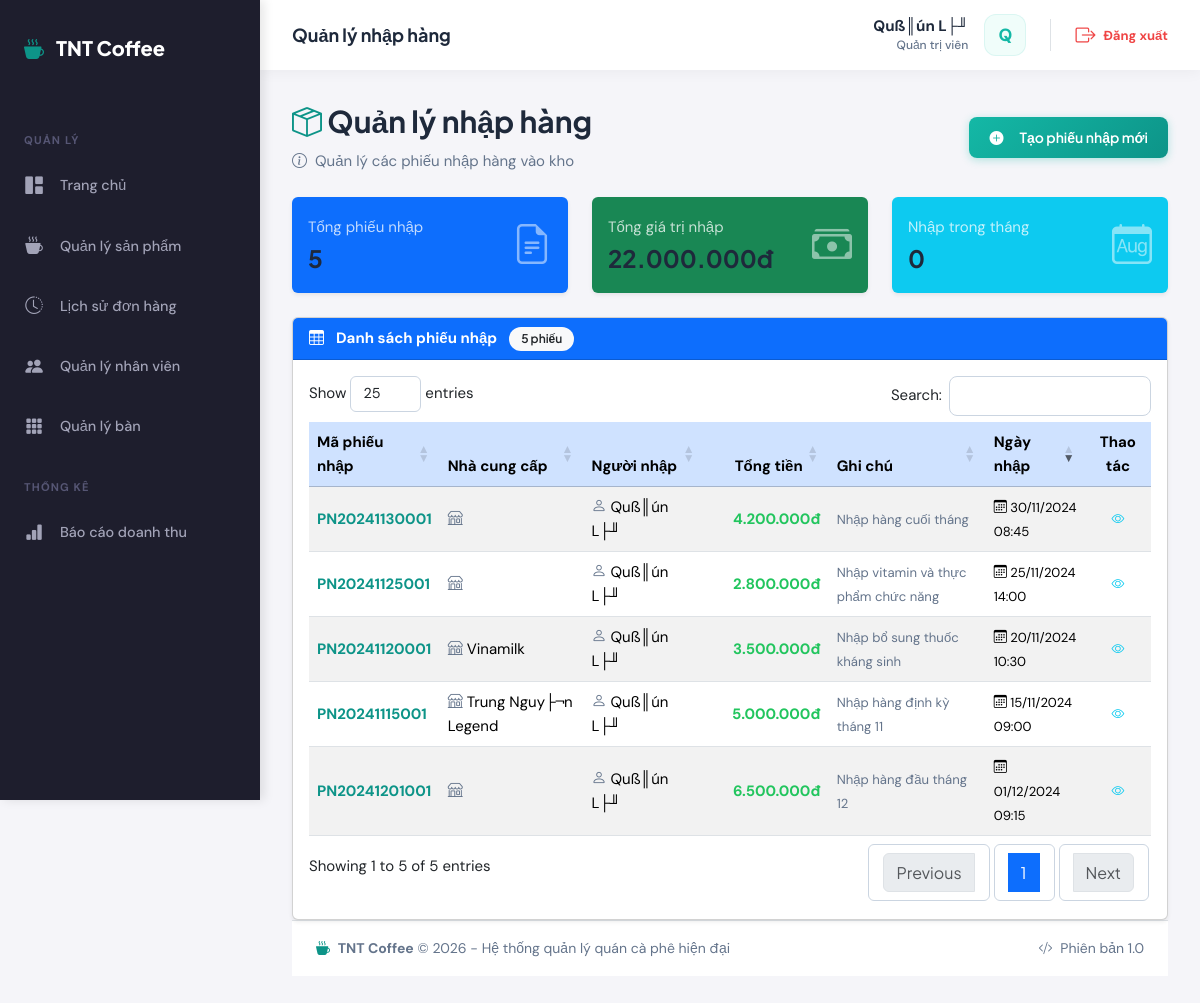
Screenshot of /admin/imports/index.php (signed in) with the database file from the repository.
### tables this page shows
CREATE TABLE `imports` (
  `id` int(11) NOT NULL AUTO_INCREMENT,
  `import_code` varchar(20) NOT NULL,
  `user_id` int(11) NOT NULL,
  `supplier_id` int(11) NOT NULL,
  `total_amount` decimal(12,2) NOT NULL,
  `note` text DEFAULT NULL,
  `created_at` timestamp NULL DEFAULT current_timestamp(),
  PRIMARY KEY (`id`),
  UNIQUE KEY `import_code` (`import_code`),
  KEY `user_id` (`user_id`),
  KEY `supplier_id` (`supplier_id`),
  CONSTRAINT `imports_ibfk_1` FOREIGN KEY (`user_id`) REFERENCES `users` (`id`),
  CONSTRAINT `imports_ibfk_2` FOREIGN KEY (`supplier_id`) REFERENCES `suppliers` (`id`)
);

CREATE TABLE `users` (
  `id` int(11) NOT NULL AUTO_INCREMENT,
  `username` varchar(50) NOT NULL,
  `password` varchar(255) NOT NULL,
  `full_name` varchar(100) NOT NULL,
  `gender` enum('Nam','Nß╗»','Kh├íc') DEFAULT 'Nam',
  `birth_date` date DEFAULT NULL,
  `address` varchar(255) DEFAULT NULL,
  `email` varchar(100) DEFAULT NULL,
  `phone` varchar(20) DEFAULT NULL,
  `shift` varchar(50) DEFAULT 'Ca s├íng',
  `rating` decimal(2,1) DEFAULT 5.0,
  `avatar` varchar(255) DEFAULT NULL,
  `role` enum('admin','employee') NOT NULL DEFAULT 'employee',
  `is_active` tinyint(1) NOT NULL DEFAULT 1,
  `status` varchar(20) DEFAULT '─Éang l├ám viß╗çc',
  `last_login` timestamp NULL DEFAULT NULL,
  `created_at` timestamp NULL DEFAULT current_timestamp(),
  `updated_at` timestamp NULL DEFAULT current_timestamp() ON UPDATE current_timestamp(),
  PRIMARY KEY (`id`),
  UNIQUE KEY `username` (`username`)
);

CREATE TABLE `suppliers` (
  `id` int(11) NOT NULL AUTO_INCREMENT,
  `name` varchar(100) NOT NULL,
  `phone` varchar(20) DEFAULT NULL,
  `email` varchar(100) DEFAULT NULL,
  `address` text DEFAULT NULL,
  `created_at` timestamp NULL DEFAULT current_timestamp(),
  `updated_at` timestamp NULL DEFAULT current_timestamp() ON UPDATE current_timestamp(),
  PRIMARY KEY (`id`),
  KEY `idx_name` (`name`)
);

### config/database.php (called while the page is built, shortened)
<?php
function executeQuery($pdo, $sql, $params = []) {
    try {
        $stmt = $pdo->prepare($sql);
        $stmt->execute($params);
        return $stmt;
    } catch (PDOException $e) {
        error_log("Query Error: " . $e->getMessage());
        throw $e;
    }
}
function fetchAll($pdo, $sql, $params = []) {
    $stmt = executeQuery($pdo, $sql, $params);
    return $stmt->fetchAll();
}

### admin/imports/index.php (the view, shortened to what this page needs)
<?php
require_once dirname(dirname(__DIR__)) . '/config/database.php';
try {
    $sql = "SELECT i.id, i.import_code, i.total_amount, i.note, i.created_at,
                   s.name as supplier_name,
                   u.full_name as user_name
            FROM imports i
            LEFT JOIN suppliers s ON i.supplier_id = s.id
            LEFT JOIN users u ON i.user_id = u.id
            ORDER BY i.created_at DESC";
    $imports = fetchAll($pdo, $sql);
} catch (PDOException $e) {
    error_log("Import List Error: " . $e->getMessage());
    $imports = [];
    setMessage('danger', 'Có lỗi khi tải danh sách phiếu nhập.');
}
$additionalCSS = '
<link rel="stylesheet" href="https://cdn.datatables.net/1.13.7/css/dataTables.bootstrap5.min.css">
';
require_once dirname(dirname(__DIR__)) . '/includes/header.php';
?>
<div class="row mb-4">
    <div class="col-12">
        <div class="d-flex justify-content-between align-items-center">
            <div>
                <h2 class="mb-2">
                    <i class="bi bi-box-seam text-primary"></i>
                    Quản lý nhập hàng
                </h2>
                <p class="text-muted mb-0">
                    <i class="bi bi-info-circle me-1"></i>
                    Quản lý các phiếu nhập hàng vào kho
                </p>
            </div>
            <div>
                <a href="<?php echo BASE_URL; ?>/admin/imports/create.php" class="btn btn-primary">
                    <i class="bi bi-plus-circle-fill me-2"></i>
                    Tạo phiếu nhập mới
                </a>
            </div>
        </div>
    </div>
</div>
<div class="row mb-4">
    <div class="col-md-4">
        <div class="card border-0 shadow-sm bg-primary text-white">
            <div class="card-body">
                <div class="d-flex justify-content-between align-items-center">
                    <div>
                        <p class="mb-1 opacity-75">Tổng phiếu nhập</p>
                        <h3 class="mb-0"><?php echo count($imports); ?></h3>
                    </div>
                    <div class="fs-1 opacity-50">
                        <i class="bi bi-file-earmark-text"></i>
                    </div>
                </div>
            </div>
        </div>
    </div>
    <div class="col-md-4">
        <div class="card border-0 shadow-sm bg-success text-white">
            <div class="card-body">
                <div class="d-flex justify-content-between align-items-center">
                    <div>
                        <p class="mb-1 opacity-75">Tổng giá trị nhập</p>
                        <h3 class="mb-0">
                            <?php
                            $totalValue = array_sum(array_column($imports, 'total_amount'));
                            echo number_format($totalValue, 0, ',', '.');
                            ?>đ
                        </h3>
                    </div>
                    <div class="fs-1 opacity-50">
                        <i class="bi bi-cash-stack"></i>
                    </div>
                </div>
            </div>
        </div>
    </div>
    <div class="col-md-4">
        <div class="card border-0 shadow-sm bg-info text-white">
            <div class="card-body">
                <div class="d-flex justify-content-between align-items-center">
                    <div>
                        <p class="mb-1 opacity-75">Nhập trong tháng</p>
                        <h3 class="mb-0">
                            <?php
                            $currentMonth = date('Y-m');
                            $monthlyImports = array_filter($imports, function($import) use ($currentMonth) {
                                return strpos($import['created_at'], $currentMonth) === 0;
                            });
                            echo count($monthlyImports);
                            ?>
                        </h3>
                    </div>
                    <div class="fs-1 opacity-50">
                        <i class="bi bi-calendar-month"></i>
                    </div>
                </div>
            </div>
        </div>
    </div>
</div>
<div class="card shadow-sm">
    <div class="card-header bg-primary text-white">
        <i class="bi bi-table me-2"></i>
        <strong>Danh sách phiếu nhập</strong>
        <span class="badge bg-light text-dark ms-2"><?php echo count($imports); ?> phiếu</span>
    </div>
    <div class="card-body">
        <?php if (empty($imports)): ?>
            <div class="text-center py-5">
                <i class="bi bi-inbox fs-1 text-muted"></i>
                <p class="mt-3 text-muted">Chưa có phiếu nhập nào trong hệ thống</p>
                <a href="<?php echo BASE_URL; ?>/admin/imports/create.php" class="btn btn-primary">
                    <i class="bi bi-plus-circle-fill me-2"></i>
                    Tạo phiếu nhập đầu tiên
                </a>
            </div>
        <?php else: ?>
            <div class="table-responsive">
                <table id="importsTable" class="table table-striped table-hover align-middle">
                    <thead class="table-primary">
                        <tr>
                            <th width="12%">Mã phiếu nhập</th>
                            <th width="18%">Nhà cung cấp</th>
                            <th width="15%">Người nhập</th>
                            <th width="15%" class="text-end">Tổng tiền</th>
                            <th width="20%">Ghi chú</th>
                            <th width="12%">Ngày nhập</th>
                            <th width="8%" class="text-center">Thao tác</th>
                        </tr>
                    </thead>
                    <tbody>
                        <?php foreach ($imports as $import): ?>
                        <tr>
                            <td>
                                <strong class="text-primary"><?php echo htmlspecialchars($import['import_code']); ?></strong>
                            </td>
                            <td>
                                <i class="bi bi-shop text-muted"></i>
                                <?php echo htmlspecialchars($import['supplier_name']); ?>
                            </td>
                            <td>
                                <i class="bi bi-person text-muted"></i>
                                <?php echo htmlspecialchars($import['user_name']); ?>
                            </td>
                            <td class="text-end">
                                <strong class="text-success">
                                    <?php echo number_format($import['total_amount'], 0, ',', '.'); ?>đ
                                </strong>
                            </td>
                            <td>
                                <?php if ($import['note']): ?>
                                    <small class="text-muted">
                                        <?php echo htmlspecialchars(substr($import['note'], 0, 50)); ?>
                                    </small>
                                <?php else: ?>
                                    <small class="text-muted">-</small>
                                <?php endif; ?>
                            </td>
                            <td>
                                <small>
                                    <i class="bi bi-calendar3"></i>
                                    <?php echo date('d/m/Y H:i', strtotime($import['created_at'])); ?>
                                </small>
                            </td>
                            <td class="text-center">
                                <a href="<?php echo BASE_URL; ?>/admin/imports/view.php?id=<?php echo $import['id']; ?>"
                                   class="btn btn-sm btn-outline-info"
                                   title="Xem chi tiết">
                                    <i class="bi bi-eye"></i>
                                </a>
                            </td>
                        </tr>
                        <?php endforeach; ?>
                    </tbody>
                </table>
            </div>
        <?php endif; ?>
    </div>
</div>
<?php require_once dirname(dirname(__DIR__)) . '/includes/footer.php'; ?>

### assets/css/style.css (style rules this page uses)
:root { --primary-50: #f0fdfa; --primary-100: #ccfbf1; --primary-200: #99f6e4; --primary-300: #5eead4; --primary-400: #2dd4bf; --primary-500: #14b8a6; --primary-600: #0d9488; --primary-700: #0f766e; --primary-800: #115e59; --primary-900: #134e4a; --accent-400: #fb923c; --accent-500: #f97316; --accent-600: #ea580c; --gray-50: #f8fafc; --gray-100: #f1f5f9; --gray-200: #e2e8f0; --gray-300: #cbd5e1; --gray-400: #94a3b8; --gray-500: #64748b; --gray-600: #475569; --gray-700: #334155; --gray-800: #1e293b; --gray-900: #0f172a; --success: #22c55e; --warning: #eab308; --danger: #ef4444; --info: #3b82f6; --font-display: 'Plus Jakarta Sans', sans-serif; --font-body: 'DM Sans', sans-serif; --shadow-sm: 0 1px 2px 0 rgb(0 0 0 / 0.05); --shadow: 0 1px 3px 0 rgb(0 0 0 / 0.1), 0 1px 2px -1px rgb(0 0 0 / 0.1); --shadow-md: 0 4px 6px -1px rgb(0 0 0 / 0.1), 0 2px 4px -2px rgb(0 0 0 / 0.1); --shadow-lg: 0 10px 15px -3px rgb(0 0 0 / 0.1), 0 4px 6px -4px rgb(0 0 0 / 0.1); --shadow-xl: 0 20px 25px -5px rgb(0 0 0 / 0.1), 0 8px 10px -6px rgb(0 0 0 / 0.1); --radius-sm: 0.375rem; --radius: 0.5rem; --radius-md: 0.75rem; --radius-lg: 1rem; --radius-xl: 1.5rem; --radius-full: 9999px; --transition-fast: 150ms cubic-bezier(0.4, 0, 0.2, 1); --transition: 200ms cubic-bezier(0.4, 0, 0.2, 1); --transition-slow: 300ms cubic-bezier(0.4, 0, 0.2, 1); }
*, *::before, *::after { box-sizing: border-box; margin: 0; padding: 0; }
html { scroll-behavior: smooth; }
body { font-family: var(--font-body); font-size: 15px; line-height: 1.6; color: var(--gray-700); background: linear-gradient(135deg, var(--gray-50) 0%, var(--primary-50) 100%); min-height: 100vh; -webkit-font-smoothing: antialiased; -moz-osx-font-smoothing: grayscale; }
h1, h2, h3, h4, h5, h6 { font-family: var(--font-display); font-weight: 700; color: var(--gray-800); line-height: 1.3; }
h2 { font-size: 1.875rem; }
h3 { font-size: 1.5rem; }
:root { --sidebar-width: 260px; --sidebar-bg: #1e1e2d; --sidebar-color: #a2a3b7; --sidebar-active-bg: #1b1b28; --sidebar-active-color: #ffffff; --content-bg: #f5f5f9; --topbar-height: 70px; }
.btn { font-family: var(--font-display); font-weight: 600; font-size: 0.875rem; padding: 0.625rem 1.25rem; border-radius: var(--radius); transition: var(--transition); display: inline-flex; align-items: center; gap: 0.5rem; border: none; cursor: pointer; }
.btn-primary { background: linear-gradient(135deg, var(--primary-500), var(--primary-600)); color: white; box-shadow: 0 2px 8px rgba(20, 184, 166, 0.3); }
.btn-sm { padding: 0.375rem 0.875rem; font-size: 0.8rem; }
.badge { font-family: var(--font-display); font-weight: 600; font-size: 0.75rem; padding: 0.375rem 0.75rem; border-radius: var(--radius-full); }
.text-primary { color: var(--primary-600) !important; }
.text-success { color: var(--success) !important; }
.text-muted { color: var(--gray-500) !important; }

### rows the page displays
imports: import_code "PN20241201001", user.full_name "Quß║ún L├╜", total_amount "6.500.000", note "Nhập hàng đầu tháng 12", created_at "01/12/2024 09:15"
imports: import_code "PN20241130001", user.full_name "Quß║ún L├╜", total_amount "4.200.000", note "Nhập hàng cuối tháng", created_at "30/11/2024 08:45"
imports: import_code "PN20241125001", user.full_name "Quß║ún L├╜", total_amount "2.800.000", note "Nhập vitamin và thực phẩm chức năng", created_at "25/11/2024 14:00"
imports: import_code "PN20241120001", supplier.name "Vinamilk", user.full_name "Quß║ún L├╜", total_amount "3.500.000", note "Nhập bổ sung thuốc kháng sinh", created_at "20/11/2024 10:30"
imports: import_code "PN20241115001", supplier.name "Trung Nguy├¬n Legend", user.full_name "Quß║ún L├╜", total_amount "5.000.000", note "Nhập hàng định kỳ tháng 11", created_at "15/11/2024 09:00"

### other values shown
$pageTitle "Quản lý nhập hàng"
$userName "Quß║ún L├╜"
$userInitial "Q"
count($imports) "5"
$totalValue "22.000.000"
count($monthlyImports) "0"
